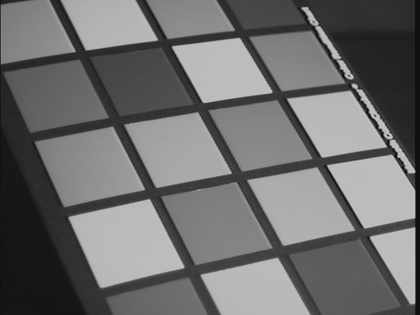
%> input picture data/img01.jpg, 420 x 315 px, shrunk from 640 x 480 before the run; its folder holds only this picture in this run
$ octave houghScript.m   (GNU Octave 9; MATLAB toolbox functions it lacks are replaced by stand-ins)
%> lines starting %> are read from the running program, lines starting %| are printed output that depends on the picture
### matlab/myImageFilter.m
function [img1] = myImageFilter(img0, kernel)
    shape = size(img0);
    kernel_shape = size(kernel);
    img1 = zeros(shape(1), shape(2));
    %kernel_sum = 1; %sum(sum(double(kernel)));

    % Kernel should have odd dimensions
    if mod(kernel_shape(1), 2) == 0
        return
    end

    if mod(kernel_shape(2), 2) == 0
        return
    end

    % Compute the padding
    row_padding = (kernel_shape(1) - 1) / 2;
    col_padding = (kernel_shape(2) - 1) / 2;

    % Create the image matrix with padding
    img0_pad = zeros(shape(1) + 2 * row_padding, shape(2) + 2 * col_padding);
    img0_pad(row_padding + 1 : row_padding + shape(1), col_padding + 1 : col_padding + shape(2)) = double(img0);

    % For each pixel, compute the convulation
    for i = 1 : shape(1)
        for j = 1 : shape(2)
            w = img0_pad(i : i - 1 + kernel_shape(1), j : j - 1 + kernel_shape(2));
            img1(i, j) = sum(sum((w .* double(kernel))));
        end
    end

end

### matlab/myEdgeFilter.m
function [img1] = myEdgeFilter(img0, sigma)
    % Compute the filter
    h = fspecial('gaussian', 2 * ceil(3 * sigma) + 1, sigma);
    img1 = myImageFilter(img0, h);

    h_sobel = fspecial('sobel');
    imgx = myImageFilter(img1, h_sobel);
    imgy = myImageFilter(img1, h_sobel');

    imgg = sqrt(imgx .* imgx + imgy .* imgy);
    imga = atan2(-imgy, imgx);

    % Apply NMS here
    nms_0 = [0 0 0; 1 0 1; 0 0 0];
    nms_135 = [0 0 1; 0 0 0; 1 0 0];
    nms_90 = [0 1 0; 0 0 0; 0 1 0];
    nms_45 = [1 0 0; 0 0 0; 0 0 1];

    % Pad the gradient here
    shape = size(imgg);
    imgg_pad = zeros(2 + shape(1), 2 + shape(2));
    imgg_pad(2 : 1 + shape(1), 2 : 1 + shape(2)) = imgg;

    % Make a copy of the gradient magnitude
    img1 = imgg;

    for i = 1 : shape(1)
        for j = 1 : shape(2)
            w = imgg_pad(i : i + 2, j : j + 2);

            % Round off gradient
            angle = round(imga(i, j) / (pi / 4)) * 45;

            if angle < 0
                angle = angle + 180;
            end

            % Check the 0 degree gradient
            if angle == 0
                if max(max(w .* nms_0)) > imgg(i, j)
                    img1(i, j) = 0;
                end

            % Check the 45 degree gradient
            elseif imga(i, j) == 45
                if max(max(w .* nms_45)) > imgg(i, j)
                    img1(i, j) = 0;
                end

            % Check the 90 degree gradient
            elseif imga(i, j) == 90
                if max(max(w .* nms_90)) > imgg(i, j)
                    img1(i, j) = 0;
                end

            else
                if max(max(w .* nms_135)) > imgg(i, j)
                    img1(i, j) = 0;
                end
            end
        end
    end
end


### matlab/myHoughTransform.m
function [H, rhoScale, thetaScale] = myHoughTransform(Im, threshold, rhoRes, thetaRes)
    % Create the range for rho and theta
    shape = size(Im);
    M = sqrt(sum(shape .* shape));
    rhoScale = 0 : rhoRes : M;
    thetaScale = 0 : thetaRes : 2 * pi;

    % Create the H matrix
    H = zeros(length(rhoScale), length(thetaScale));

    I = Im > threshold;

    % Check each point on the edge image
    for i = 1 : shape(1)
        for j = 1 : shape(2)
            % Skip points below threshold
            if ~I(i, j)
                continue
            end

            % Compute the rho values
            rho = j * cos(thetaScale) + i * sin(thetaScale);

            % Compute the votes of the line
            for k = 1 : length(rho)
                l = int32(rho(k) / rhoRes) + 1;
                if l > 0 && l <= length(rhoScale)
                    H(l, k) = H(l, k) + 1;
                end
            end
        end
    end
end


### matlab/myHoughLines.m
function [rhos, thetas] = myHoughLines(H, nLines)
    % Apply NMS
    shape = size(H);
    H_pad = zeros(2 + shape(1), 2 + shape(2));
    H_pad(2 : 1 + shape(1), 2 : 1 + shape(2)) = H;

    % nms filter
    nms = [1 1 1; 1 0 1; 1 1 1];

    Hcopy = H;

    for i = 1 : shape(1)
        for j = 1 : shape(2)
            w = H_pad(i : i + 2, j : j + 2);

            % Suppress the pixel if neighbors are larger
            if H(i, j) < max(max(w .* nms))
                Hcopy(i, j) = 0;
            end
        end
    end

    H_flat = zeros(shape(1) * shape(2), 3);

    k = 1;
    for i = 1 : shape(1)
        for j = 1 : shape(2)
            H_flat(k,1) = Hcopy(i, j);
            H_flat(k,2) = i;
            H_flat(k,3) = j;
            k = k + 1;
        end
    end

    H_sorted = sortrows(H_flat, 'descend');

    rhos = H_sorted(1:nLines, 2);
    thetas = H_sorted(1:nLines, 3);

end


### matlab/houghScript.m
clear;

datadir     = '../data';    %the directory containing the images
resultsdir  = '../results'; %the directory for dumping results

%parameters
sigma     = 2;
threshold = 0.3;
rhoRes    = 2;
thetaRes  = pi/90;
nLines    = 50;
%end of parameters

imglist = dir(sprintf('%s/*.jpg', datadir));

for i = 1:numel(imglist)

    %read in images%
    [path, imgname, dummy] = fileparts(imglist(i).name);
    img = imread(sprintf('%s/%s', datadir, imglist(i).name));
%> img is the input picture: size 315x420 uint8; min 6, max 207, mean 109.7

    if (ndims(img) == 3)
        img = rgb2gray(img);
    end

    img = double(img) / 255;
%> img: size 315x420 double

    %actual Hough line code function calls%
    [Im] = myEdgeFilter(img, sigma);
%> call 2 of myImageFilter, with kernel = [1 2 1; 0 0 0; -1 -2 -1]
%> after the loop in myImageFilter (call 2), `for i = 1 : shape(1)`:
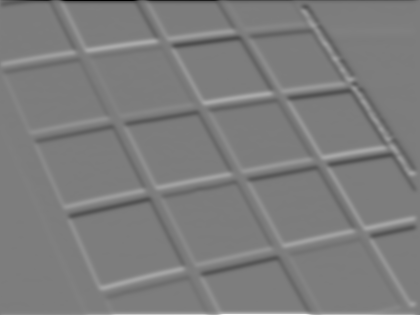
%> img1: size 315x420 double; min -2.16, max 2.24, mean 4.04e-06; drawn with min black and max white
%> call 3 of myImageFilter, with kernel = [1 0 -1; 2 0 -2; 1 0 -1]
%> after the loop in myImageFilter (call 3), `for i = 1 : shape(1)`:
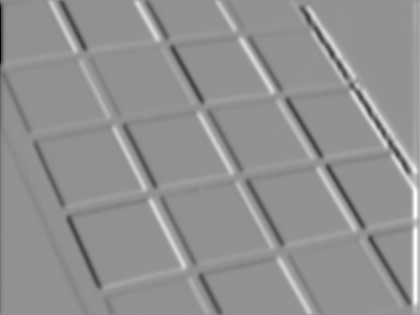
%> img1: size 315x420 double; min -1.39, max 1.04, mean 0.000455; drawn with min black and max white
%> in myEdgeFilter, `imga = atan2(-imgy, imgx);`:
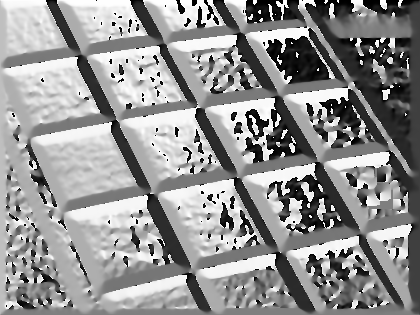
%> imga: size 315x420 double; min -3.14, max 3.14, mean 0.469; drawn with min black and max white
%> after the loop in myEdgeFilter, `for i = 1 : shape(1)`:
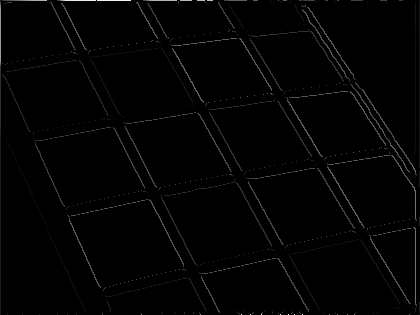
%> img1: size 315x420 double; min 0, max 2.24, mean 0.0263; drawn with min black and max white
    [H,rhoScale,thetaScale] = myHoughTransform(Im, threshold, rhoRes, thetaRes);
%> in myHoughTransform, `I = Im > threshold;`:
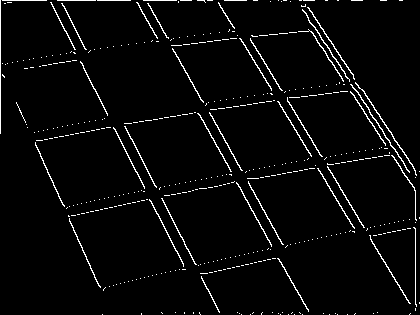
%> I: size 315x420 logical; 3.5% white in thin lines or dots
%> after the loop in myHoughTransform, `for i = 1 : shape(1)`:
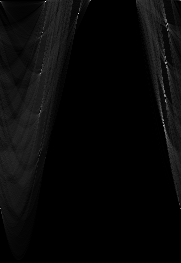
%> H: size 263x181 double; min 0, max 261, mean 8.8; drawn with min black and max white
%> rhoScale = 263 values from 0 to 524; thetaScale = 181 values from 0 to 6.28
    [rhos, thetas] = myHoughLines(H, nLines);
%> after the loop in myHoughLines, `for i = 1 : shape(1)`:
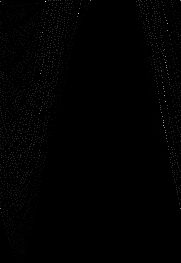
%> Hcopy: size 263x181 double; min 0, max 261, mean 1.3; drawn with min black and max white
%> after the loop in myHoughLines, `for i = 1 : shape(1)`: k = 47604
%> the run ends on the next line
